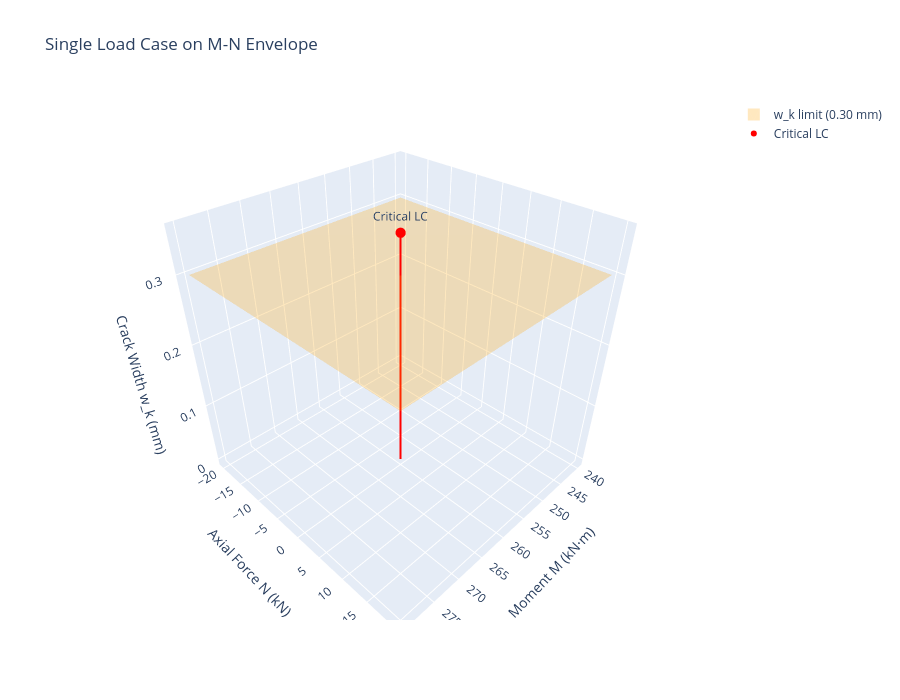

Notebook source saved alongside this figure:
### Markdown cell above
## 7. 3D Stem Plot — Single Load Case Focus

The stem plot is also useful for highlighting a single critical load case in context.

### Code cell
single_lc = [{"name": "Critical LC", "M_Ed": 260, "N_Ed": 0}]

with warnings.catch_warnings():
    warnings.simplefilter("ignore")
    fig = check.plot_load_cases(
        single_lc,
        title="Single Load Case on M-N Envelope",
        show=False,
    )
fig.show()

### Figure 1 — Plotly figure (JSON) as saved in the notebook; plotly's stock layout.template omitted (floating-point values rounded to 4 significant figures)
{"data": [{"color": "rgba(255, 165, 0, 0.25)", "hovertemplate": "w_k limit = 0.30 mm<extra></extra>", "i": [0, 0], "j": [1, 2], "k": [2, 3], "name": "w_k limit (0.30 mm)", "showlegend": true, "type": "mesh3d", "x": [240, 280, 280, 240], "y": [-20, -20, 20, 20], "z": [0.3, 0.3, 0.3, 0.3]}, {"hoverinfo": "skip", "line": {"color": "red", "width": 4}, "mode": "lines", "name": "Critical LC", "showlegend": false, "type": "scatter3d", "x": [260, 260], "y": [0, 0], "z": [0, 0.3537]}, {"hovertemplate": "<b>Critical LC</b><br>My_Ed: 260.0 kN·m<br>N_Ed: 0.0 kN<br>w_k: 0.354 mm<br>Limit: 0.30 mm<br>Status: FAIL<extra></extra>", "marker": {"color": "red", "size": 6}, "mode": "markers+text", "name": "Critical LC", "text": ["Critical LC"], "textposition": "top center", "type": "scatter3d", "x": [260], "y": [0], "z": [0.3537]}], "layout": {"height": 700, "scene": {"xaxis": {"title": {"text": "Moment M (kN·m)"}}, "yaxis": {"title": {"text": "Axial Force N (kN)"}}, "zaxis": {"title": {"text": "Crack Width w_k (mm)"}}}, "title": {"text": "Single Load Case on M-N Envelope"}, "width": 900}}
